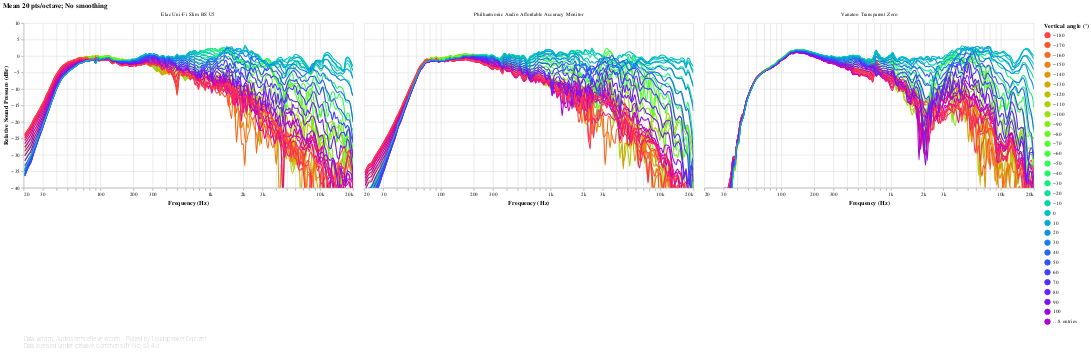

Write notebook code for a chart like this one.
### Code cell
#@markdown
off_axis_angles_chart('Vertical')

### Figure 1 — Vega-Lite specification as saved in the notebook (floating-point values rounded to 4 significant figures; data arrays with more than 128 entries replaced by an {"elided": "..."} marker saying what was removed)
{"config": {"view": {"continuousWidth": 400, "continuousHeight": 300, "opacity": 0}}, "vconcat": [{"data": {"name": "data-d20c497058e87379e48952af409da76b"}, "facet": {"type": "nominal", "field": "speaker", "title": null}, "spec": {"layer": [{"mark": {"type": "line", "clip": true, "interpolate": "monotone"}, "encoding": {"opacity": {"condition": {"value": 1, "selection": "selector021"}, "value": 0.2}}, "selection": {"selector021": {"type": "multi", "encodings": ["color"], "bind": "legend"}, "selector023": {"type": "interval", "bind": "scales", "encodings": ["x", "y"]}, "selector024": {"type": "single", "fields": ["angle"], "bind": {"input": "range", "max": 180, "min": -170, "name": "Vertical angle selector (°)", "step": 10}, "clear": "dblclick"}, "selector025": {"type": "single", "fields": ["speaker"], "bind": {"input": "select", "options": [null, "Elac Uni-Fi Slim BS U5", "Philharmonic Audio Affordable Accuracy Monitor", "Vanatoo Transparent Zero"], "labels": ["All", "Elac Uni-Fi Slim BS U5", "Philharmonic Audio Affordable Accuracy Monitor", "Vanatoo Transparent Zero"], "name": "Speaker: "}}}, "title": {"text": "Mean 20 pts/octave; No smoothing", "anchor": "start"}}, {"mark": {"type": "circle", "clip": true, "size": 100}, "encoding": {"fillOpacity": {"condition": {"value": 0.3, "selection": "selector022"}, "value": 0}}, "selection": {"selector022": {"type": "single", "on": "mouseover", "clear": "mouseout", "empty": "none", "encodings": ["x", "y"]}}, "title": {"text": "Mean 20 pts/octave; No smoothing", "anchor": "start"}}], "encoding": {"color": {"type": "quantitative", "field": "angle", "legend": {"gradientLength": 300, "type": "gradient", "values": [-180, -170, -160, -150, -140, -130, -120, -110, -100, -90, -80, -70, -60, -50, -40, -30, -20, -10, 0, 10, 20, 30, 40, 50, 60, 70, 80, 90, 100, 110, 120, 130, 140, 150, 160, 170, 180]}, "scale": {"domain": [-180, 180], "scheme": "sinebow"}, "title": "Vertical angle (°)"}, "tooltip": [{"type": "nominal", "field": "key", "title": "Vertical angle (°)"}, {"type": "quantitative", "field": "frequency", "format": ".03s", "title": "Frequency (Hz)"}, {"type": "quantitative", "field": "value", "format": ".2f", "title": "Value (dB)"}], "x": {"type": "quantitative", "axis": {"format": "s"}, "field": "frequency", "scale": {"base": 10, "domain": [20, 20000], "nice": false, "type": "log"}, "title": "Frequency (Hz)"}, "y": {"type": "quantitative", "axis": {"grid": true}, "field": "value", "scale": {"domain": [-40, 10]}, "title": ["Relative Sound Pressure (dBr)"]}}, "height": 300, "transform": [{"flatten": ["frequency", "-100", "-10", "-110", "-120", "-130", "-140", "-150", "-160", "-170", "-20", "-30", "-40", "-50", "-60", "-70", "-80", "-90", "+100", "+10", "+110", "+120", "+130", "+140", "+150", "+160", "+170", "+180", "+20", "+30", "+40", "+50", "+60", "+70", "+80", "+90", "+0"]}, {"fold": ["-100", "-10", "-110", "-120", "-130", "-140", "-150", "-160", "-170", "-20", "-30", "-40", "-50", "-60", "-70", "-80", "-90", "+100", "+10", "+110", "+120", "+130", "+140", "+150", "+160", "+170", "+180", "+20", "+30", "+40", "+50", "+60", "+70", "+80", "+90", "+0"]}, {"calculate": "toNumber(datum.key)", "as": "angle"}, {"filter": {"selection": "selector024"}}], "width": 600}, "title": {"text": "Mean 20 pts/octave; No smoothing", "anchor": "start"}, "transform": [{"filter": {"selection": "selector025"}}]}, {"mark": "text", "height": 1, "title": {"text": ["Data: amirm, AudioScienceReview.com - Plotted by Loudspeaker Explorer", "Data licensed under Creative Commons BY-NC-SA 4.0"], "anchor": "start", "color": "gray", "fontSize": 10, "fontWeight": "lighter"}, "width": 600}], "resolve": {"legend": {"color": "independent"}}, "$schema": "https://vega.github.io/schema/vega-lite/v4.8.1.json", "datasets": {"data-d20c497058e87379e48952af409da76b": [{"speaker": "Elac Uni-Fi Slim BS U5", "frequency": {"elided": "194 float values"}, "-100": {"elided": "194 float values"}, "-10": {"elided": "194 float values"}, "-110": {"elided": "194 float values"}, "-120": {"elided": "194 float values"}, "-130": {"elided": "194 float values"}, "-140": {"elided": "194 float values"}, "-150": {"elided": "194 float values"}, "-160": {"elided": "194 float values"}, "-170": {"elided": "194 float values"}, "-20": {"elided": "194 float values"}, "-30": {"elided": "194 float values"}, "-40": {"elided": "194 float values"}, "-50": {"elided": "194 float values"}, "-60": {"elided": "194 float values"}, "-70": {"elided": "194 float values"}, "-80": {"elided": "194 float values"}, "-90": {"elided": "194 float values"}, "+100": {"elided": "194 float values"}, "+10": {"elided": "194 float values"}, "+110": {"elided": "194 float values"}, "+120": {"elided": "194 float values"}, "+130": {"elided": "194 float values"}, "+140": {"elided": "194 float values"}, "+150": {"elided": "194 float values"}, "+160": {"elided": "194 float values"}, "+170": {"elided": "194 float values"}, "+180": {"elided": "194 float values"}, "+20": {"elided": "194 float values"}, "+30": {"elided": "194 float values"}, "+40": {"elided": "194 float values"}, "+50": {"elided": "194 float values"}, "+60": {"elided": "194 float values"}, "+70": {"elided": "194 float values"}, "+80": {"elided": "194 float values"}, "+90": {"elided": "194 float values"}, "+0": {"elided": "194 float values"}}, {"speaker": "Philharmonic Audio Affordable Accuracy Monitor", "frequency": {"elided": "194 float values"}, "-100": {"elided": "194 float values"}, "-10": {"elided": "194 float values"}, "-110": {"elided": "194 float values"}, "-120": {"elided": "194 float values"}, "-130": {"elided": "194 float values"}, "-140": {"elided": "194 float values"}, "-150": {"elided": "194 float values"}, "-160": {"elided": "194 float values"}, "-170": {"elided": "194 float values"}, "-20": {"elided": "194 float values"}, "-30": {"elided": "194 float values"}, "-40": {"elided": "194 float values"}, "-50": {"elided": "194 float values"}, "-60": {"elided": "194 float values"}, "-70": {"elided": "194 float values"}, "-80": {"elided": "194 float values"}, "-90": {"elided": "194 float values"}, "+100": {"elided": "194 float values"}, "+10": {"elided": "194 float values"}, "+110": {"elided": "194 float values"}, "+120": {"elided": "194 float values"}, "+130": {"elided": "194 float values"}, "+140": {"elided": "194 float values"}, "+150": {"elided": "194 float values"}, "+160": {"elided": "194 float values"}, "+170": {"elided": "194 float values"}, "+180": {"elided": "194 float values"}, "+20": {"elided": "194 float values"}, "+30": {"elided": "194 float values"}, "+40": {"elided": "194 float values"}, "+50": {"elided": "194 float values"}, "+60": {"elided": "194 float values"}, "+70": {"elided": "194 float values"}, "+80": {"elided": "194 float values"}, "+90": {"elided": "194 float values"}, "+0": {"elided": "194 float values"}}, {"speaker": "Vanatoo Transparent Zero", "frequency": {"elided": "194 float values"}, "-100": {"elided": "194 float values"}, "-10": {"elided": "194 float values"}, "-110": {"elided": "194 float values"}, "-120": {"elided": "194 float values"}, "-130": {"elided": "194 float values"}, "-140": {"elided": "194 float values"}, "-150": {"elided": "194 float values"}, "-160": {"elided": "194 float values"}, "-170": {"elided": "194 float values"}, "-20": {"elided": "194 float values"}, "-30": {"elided": "194 float values"}, "-40": {"elided": "194 float values"}, "-50": {"elided": "194 float values"}, "-60": {"elided": "194 float values"}, "-70": {"elided": "194 float values"}, "-80": {"elided": "194 float values"}, "-90": {"elided": "194 float values"}, "+100": {"elided": "194 float values"}, "+10": {"elided": "194 float values"}, "+110": {"elided": "194 float values"}, "+120": {"elided": "194 float values"}, "+130": {"elided": "194 float values"}, "+140": {"elided": "194 float values"}, "+150": {"elided": "194 float values"}, "+160": {"elided": "194 float values"}, "+170": {"elided": "194 float values"}, "+180": {"elided": "194 float values"}, "+20": {"elided": "194 float values"}, "+30": {"elided": "194 float values"}, "+40": {"elided": "194 float values"}, "+50": {"elided": "194 float values"}, "+60": {"elided": "194 float values"}, "+70": {"elided": "194 float values"}, "+80": {"elided": "194 float values"}, "+90": {"elided": "194 float values"}, "+0": {"elided": "194 float values"}}]}}
